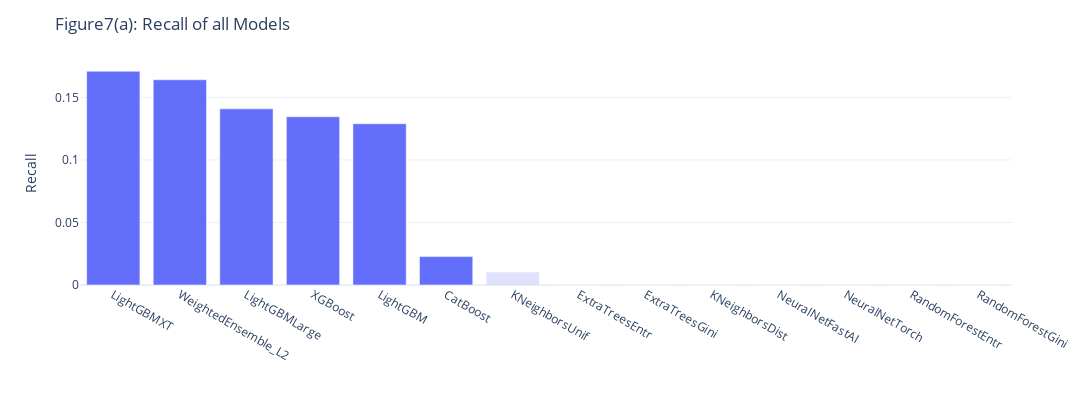

The notebook cell this image was saved under:
### Markdown cell above
## Experiment1

::: {.panel-tabset}
#### Recall

### Code cell
figs['실험1모델비교REC'].layout['title']['text']='Figure7(a): Recall of all Models'
figs['실험1모델비교REC'].layout['width']=1200
figs['실험1모델비교REC'].layout['height']=400
figs['실험1모델비교REC']

### Figure 1 — Plotly figure (JSON) as saved in the notebook; plotly's stock layout.template omitted (floating-point values rounded to 4 significant figures)
{"data": [{"alignmentgroup": "True", "hovertemplate": "Top6=True<br>Method=%{x}<br>Value=%{y}<extra></extra>", "legendgroup": "True", "marker": {"color": "#636efa", "pattern": {"shape": ""}}, "name": "True", "offsetgroup": "True", "orientation": "v", "showlegend": false, "textposition": "auto", "type": "bar", "x": ["LightGBMXT", "WeightedEnsemble_L2", "LightGBMLarge", "XGBoost", "LightGBM", "CatBoost"], "xaxis": "x", "y": [0.1709, 0.1641, 0.1409, 0.1346, 0.129, 0.02273], "yaxis": "y"}, {"alignmentgroup": "True", "hovertemplate": "Top6=False<br>Method=%{x}<br>Value=%{y}<extra></extra>", "legendgroup": "False", "marker": {"color": "#636efa", "opacity": 0.2, "pattern": {"shape": ""}}, "name": "False", "offsetgroup": "False", "orientation": "v", "showlegend": false, "textposition": "auto", "type": "bar", "x": ["KNeighborsUnif", "ExtraTreesEntr", "ExtraTreesGini", "KNeighborsDist", "NeuralNetFastAI", "NeuralNetTorch", "RandomForestEntr", "RandomForestGini"], "xaxis": "x", "y": [0.01042, 0, 0, 0, 0, 0, 0, 0], "yaxis": "y"}], "layout": {"barmode": "relative", "height": 400, "legend": {"title": {"text": "Top6"}, "tracegroupgap": 0}, "margin": {"t": 60}, "title": {"text": "Figure7(a): Recall of all Models"}, "width": 1200, "xaxis": {"anchor": "y", "autorange": true, "domain": [0, 1], "range": [-0.5, 13.5], "title": {"text": ""}, "type": "category"}, "yaxis": {"anchor": "x", "autorange": true, "domain": [0, 1], "range": [0, 0.1799], "title": {"text": "Recall"}, "type": "linear"}}}
